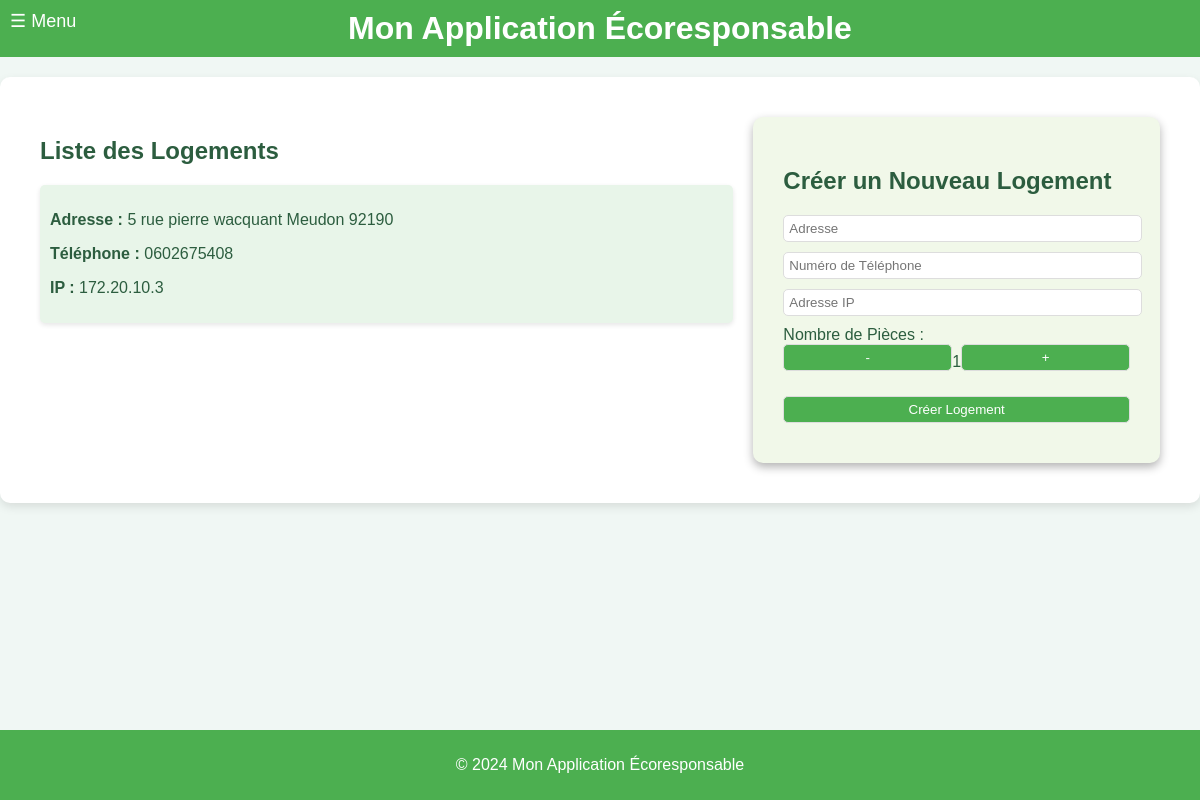
Page /logements on the earlier database version.
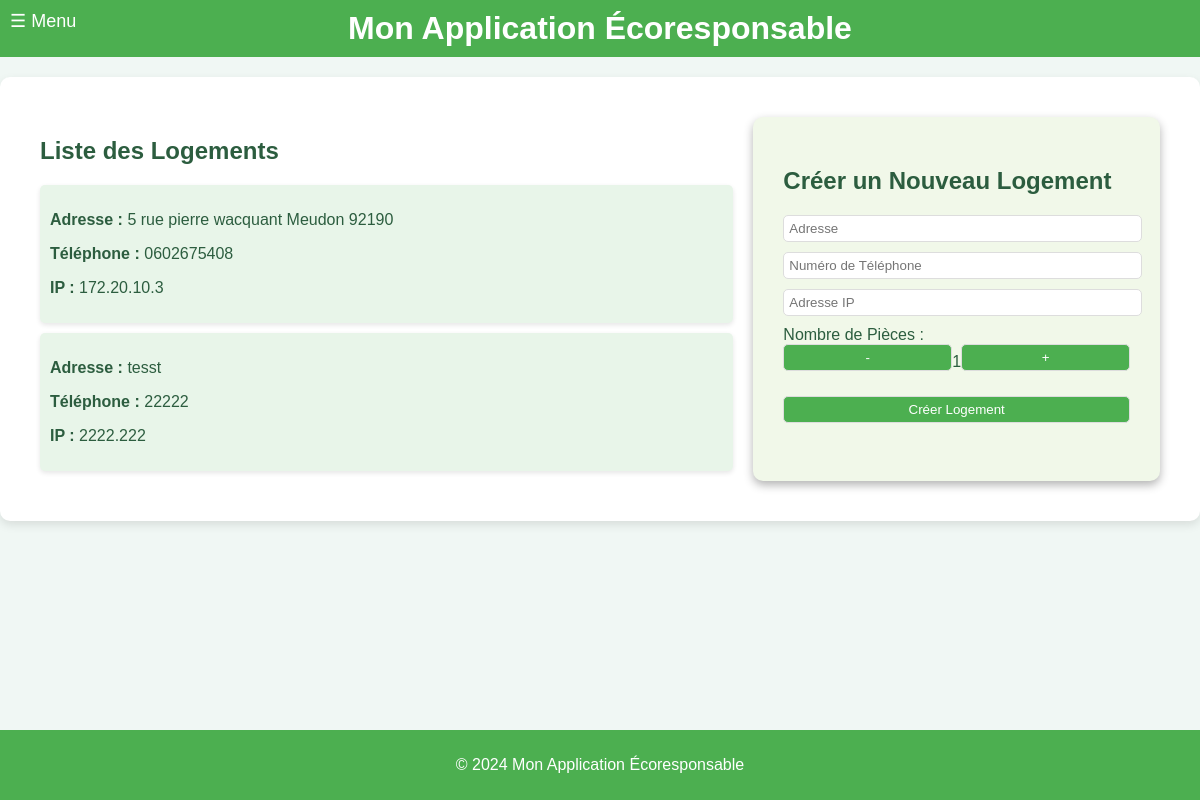
Same page on the later database version.
### tables this page shows
CREATE TABLE Housing (
housing_id INTEGER PRIMARY KEY, -- Identifiant unique pour chaque logement
address VARCHAR(255), -- Adresse du logement
phone_number VARCHAR(20), -- NumÃ©ro de contact pour le logement
ip_address VARCHAR(15), -- Adresse IP associÃ©e au logement
insert_date TIMESTAMP DEFAULT CURRENT_TIMESTAMP -- Horodatage de l'ajout de l'enregistrement
);

### main.py (the view)
@app.get("/logements", response_class=HTMLResponse)
def get_logements(request: Request):
    conn = get_db_connection()
    logements = conn.execute("SELECT * FROM Housing").fetchall()
    conn.close()
    return templates.TemplateResponse("logements.html", {
        "request": request,
        "logements": logements
    })

### templates/logements.html (shortened to what this page needs)
{% extends "layout.html" %}
{% block content %}
<div class="container">
    <div class="logement-list">
        <h2>Liste des Logements</h2>
        {% for logement in logements %}
        <div class="logement-item">
            <p><strong>Adresse :</strong> {{ logement.address }}</p>
            <p><strong>Téléphone :</strong> {{ logement.phone_number }}</p>
            <p><strong>IP :</strong> {{ logement.ip_address }}</p>
        </div>
        {% endfor %}
    </div>
    <div class="form-container">
        <h2>Créer un Nouveau Logement</h2>
        <form method="POST" action="/logements">
            <input type="text" name="address" placeholder="Adresse" required>
            <input type="text" name="phone_number" placeholder="Numéro de Téléphone" required>
            <input type="text" name="ip_address" placeholder="Adresse IP" required>
            <label>Nombre de Pièces :</label>
            <div class="counter">
                <button type="button" onclick="decrementRooms()">-</button>
                <span id="roomCounter">1</span>
                <button type="button" onclick="incrementRooms()">+</button>
            </div>
            <button type="submit">Créer Logement</button>
        </form>
    </div>
</div>
{% endblock %}

Differences in the rows shown:
added Housing: address "tesst", phone_number "22222", ip_address "2222.222"
